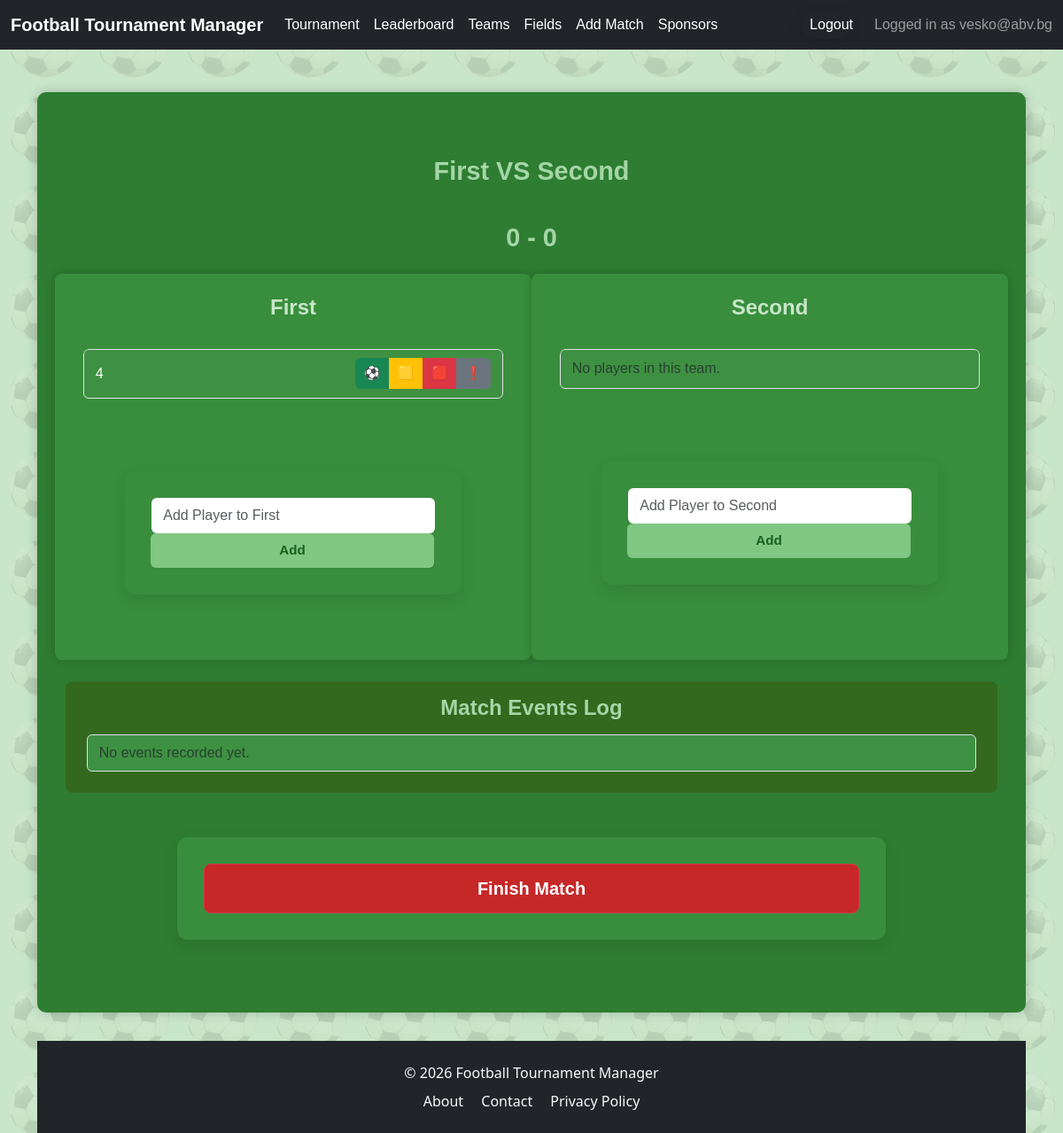
Page /tournament/24/matches/389/edit/ (signed in) on the earlier database version.
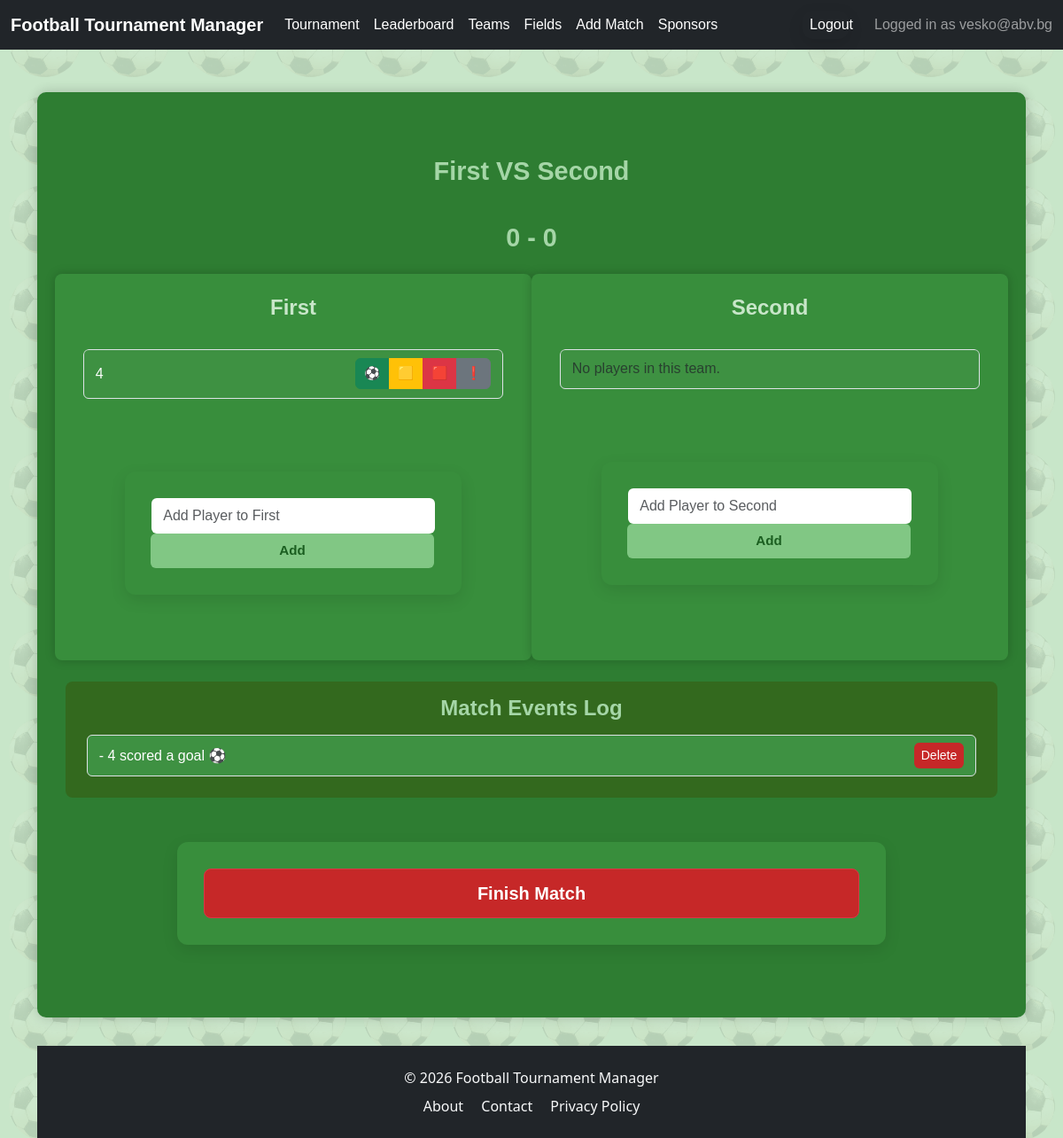
Same page on the later database version.
### tournamentapp/models.py (models this page shows, shortened)
class Player(models.Model):
    name = models.CharField(
        max_length=100,
        help_text="Enter the player's name or jersey number.",
        verbose_name="Player Name",
        blank=False,
        null=False,
        )
    team = models.ForeignKey(
        Team,
        on_delete=models.CASCADE,
        related_name='players',
        verbose_name="Team",
        help_text="Select the team this player belongs to.",
        blank=False,
        null=False,
        )
    goals = models.PositiveIntegerField(
        default=0,
        verbose_name="Goals Scored",
        help_text="Total goals scored by the player."
        )
    own_goals = models.PositiveIntegerField(
        default=0,
        verbose_name="Own Goals",
        help_text="Total own goals scored by the player.")
    yellow_cards = models.PositiveIntegerField(
        default=0,
        verbose_name="Yellow Cards",
        help_text="Total yellow cards received by the player."
        )
    red_cards = models.PositiveIntegerField(
        default=0
        )
    is_allowed_to_play = models.BooleanField(
        default=True,
        verbose_name="Allowed to Play",
        help_text="Indicates if the player is allowed to play in the next match.")
    class Meta:
        unique_together = ('name', 'team')
        verbose_name = "Player"
        verbose_name_plural = "Players"

class MatchEvent(models.Model):
    EVENT_TYPES = (
        ('goal', 'Goal'),
        ('yellow_card', 'Yellow Card'),
        ('red_card', 'Red Card'),
        ('substitution', 'Substitution'),
        ('own_goal', 'Own Goal'),
    )
    match = models.ForeignKey(
        Match,
        on_delete=models.CASCADE,
        related_name='events'
        )
    event_type = models.CharField(
        max_length=20,
        choices=EVENT_TYPES,
        help_text="Type of event that occurred during the match.",
        verbose_name="Event Type",
        )
    minute = models.PositiveIntegerField(
        help_text="Minute in which the event occurred.",
        verbose_name="Minute",
        null=True,
        blank=True,
        )
    team = models.ForeignKey(
        Team,
        on_delete=models.CASCADE,
        related_name='match_events',
        help_text="Team involved in the event.",
        verbose_name="Team",
        )
    player = models.ForeignKey(
        Player,
        on_delete=models.SET_NULL,
        related_name='match_events',
        help_text="Player involved in the event.",
        verbose_name="Player",
        null=True,
        blank=True,
        )
    substitute_player = models.ForeignKey(
        Player,
        on_delete=models.SET_NULL,
        null=True,
        blank=True,
        related_name='substitute_entries',
        help_text="Only for substitutions"
    )
    created_at = models.DateTimeField(
        auto_now_add=True,
        help_text="Timestamp when the event was created.",
        verbose_name="Created At",
        )
    class Meta:
        ordering = ['minute', 'created_at']
        verbose_name = "Match Event"
        verbose_name_plural = "Match Events"

### tournamentapp/views.py (the view, shortened to what this page needs)
# urls.py: path('tournament/<int:tournament_id>/matches/<int:pk>/edit/', MatchEditView.as_view(), name='match-edit'),
class MatchEditView(LoginRequiredMixin, UpdateView):
    model = Match
    form_class = MatchEditForm
    template_name = 'matches/match_edit.html'
    def dispatch(self, request, *args, **kwargs):
        self.tournament_id = kwargs.get('tournament_id')
        self.tournament = get_object_or_404(Tournament, pk=self.tournament_id, owner=request.user)
        match = self.get_object()
        if match.tournament_id != self.tournament.pk:
            return HttpResponseForbidden()
        return super().dispatch(request, *args, **kwargs)
    def get_context_data(self, **kwargs):
        context = super().get_context_data(**kwargs)
        match = self.object
        context['match_events'] = match.events.all()
        context['tournament'] = self.tournament
        return context

### tournamentapp/forms.py (shortened to what this page needs)
class MatchEditForm(forms.ModelForm):
    class Meta:
        model = Match
        fields = ['home_score', 'away_score']
        labels = {
            'home_score': 'Home Team Score',
            'away_score': 'Away Team Score',
        }
    def __init__(self, *args, **kwargs):
        self.match = kwargs.get('instance')
        super().__init__(*args, **kwargs)
        if self.match:
            self.fields['home_score'].label = self.match.home_team.name
            self.fields['away_score'].label = self.match.away_team.name

### accounts/models.py (called while the page is built)
    def __str__(self):
        return self.email

### tournamentapp/context_processors.py (called while the page is built)
def current_tournament(request):
    tournament = Tournament.objects.first()
    return {'tournament': tournament}

### tournamentapp/templates/matches/match_edit.html (shortened to what the changed rows need)
{% extends 'base.html' %}
{% load static %}
{% block content %}
<div class="container mt-4" id="match-wrapper"
     data-tournament-id="{{ tournament.id }}"
     data-match-id="{{ match.id }}">
  <h2 class="mb-4 text-center">{{ match.home_team.name }} VS {{ match.away_team.name }}</h2>
  <h2 class="mb-4 text-center">{{ match.home_score }} - {{ match.away_score }}</h2>
  <div class="row">
    <div class="col-md-6">
      <ul id="home-player-list" class="list-group mb-2">
        {% for player in match.home_team.players.all %}
          <li class="list-group-item d-flex justify-content-between align-items-center">
            {{ player.name }}
            <div class="btn-group btn-group-sm" role="group">
              <button class="btn btn-success assign-event"
                      data-player-id="{{ player.id }}"
                      data-team="home"
                      data-team-id="{{ match.home_team.id }}"
                      data-type="goal">⚽</button>
              <button class="btn btn-warning assign-event"
                      data-player-id="{{ player.id }}"
                      data-team="home"
                      data-team-id="{{ match.home_team.id }}"
                      data-type="yellow_card">🟨</button>
              <button class="btn btn-danger assign-event"
                      data-player-id="{{ player.id }}"
                      data-team="home"
                      data-team-id="{{ match.home_team.id }}"
                      data-type="red_card">🟥</button>
              <button class="btn btn-secondary assign-event"
                      data-player-id="{{ player.id }}"
                      data-team="home"
                      data-team-id="{{ match.home_team.id }}"
                      data-type="own_goal">❗</button>
            </div>
          </li>
        {% empty %}
          <li class="list-group-item text-muted">No players in this team.</li>
        {% endfor %}
      </ul>
    </div>
  </div>
  <div id="match-events-log" class="mb-4 mt-4">
    <ul class="list-group">
      {% for event in match_events %}
        <li class="list-group-item d-flex justify-content-between align-items-center"
            data-event-id="{{ event.id }}">
          <span>
            {{ event.timestamp|time:"H:i" }} - {{ event.player.name }}
            {% if event.event_type == 'goal' %} scored a goal ⚽
            {% elif event.event_type == 'yellow_card' %} received a yellow card 🟨
            {% elif event.event_type == 'red_card' %} received a red card 🟥
            {% elif event.event_type == 'own_goal' %} scored an own goal ❗
            {% else %} did {{ event.event_type }}
            {% endif %}
          </span>
          <button class="btn btn-sm btn-danger delete-event-btn">Delete</button>
        </li>
      {% empty %}
        <li class="list-group-item text-muted">No events recorded yet.</li>
      {% endfor %}
    </ul>
  </div>
{% endblock %}

Differences in the rows shown:
added MatchEvent: player.name "4", event_type "scored a goal ⚽"
Other differences:
text no longer shown: "No events recorded yet."
